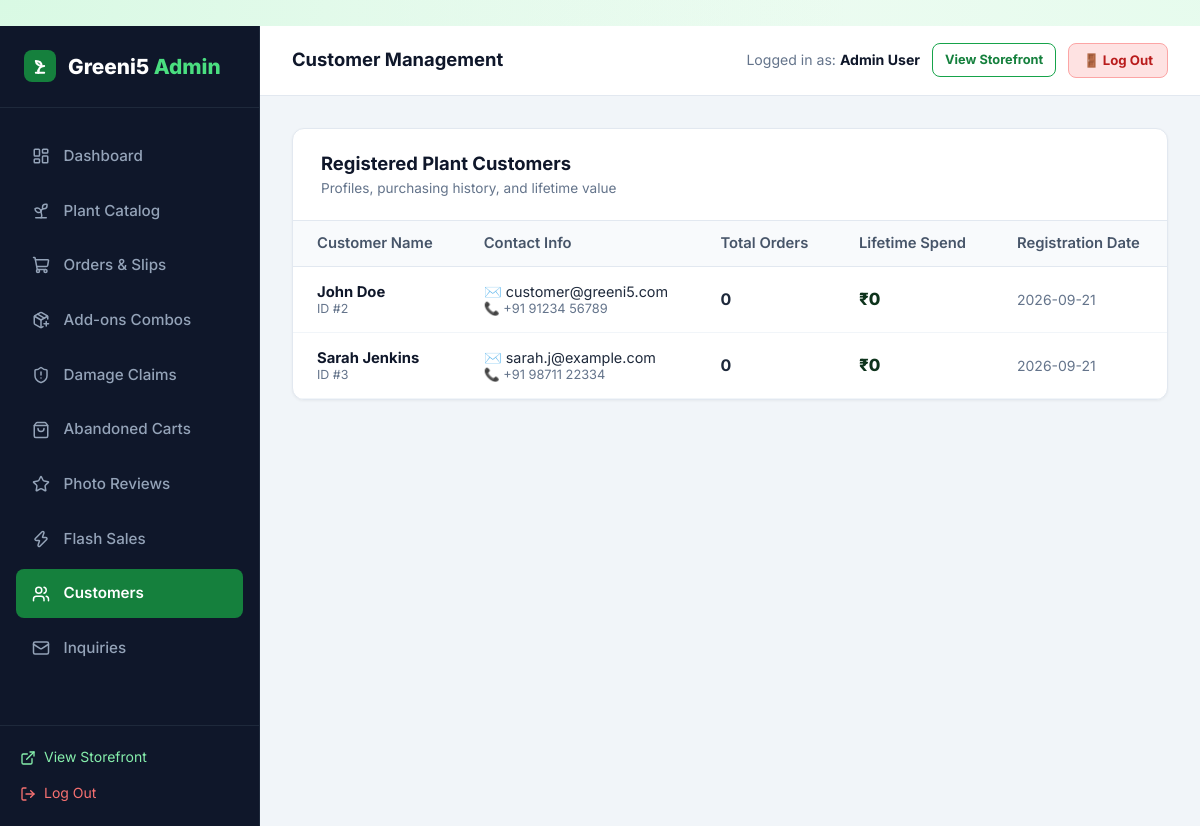
The app's page /admin/customers (signed in), older data.
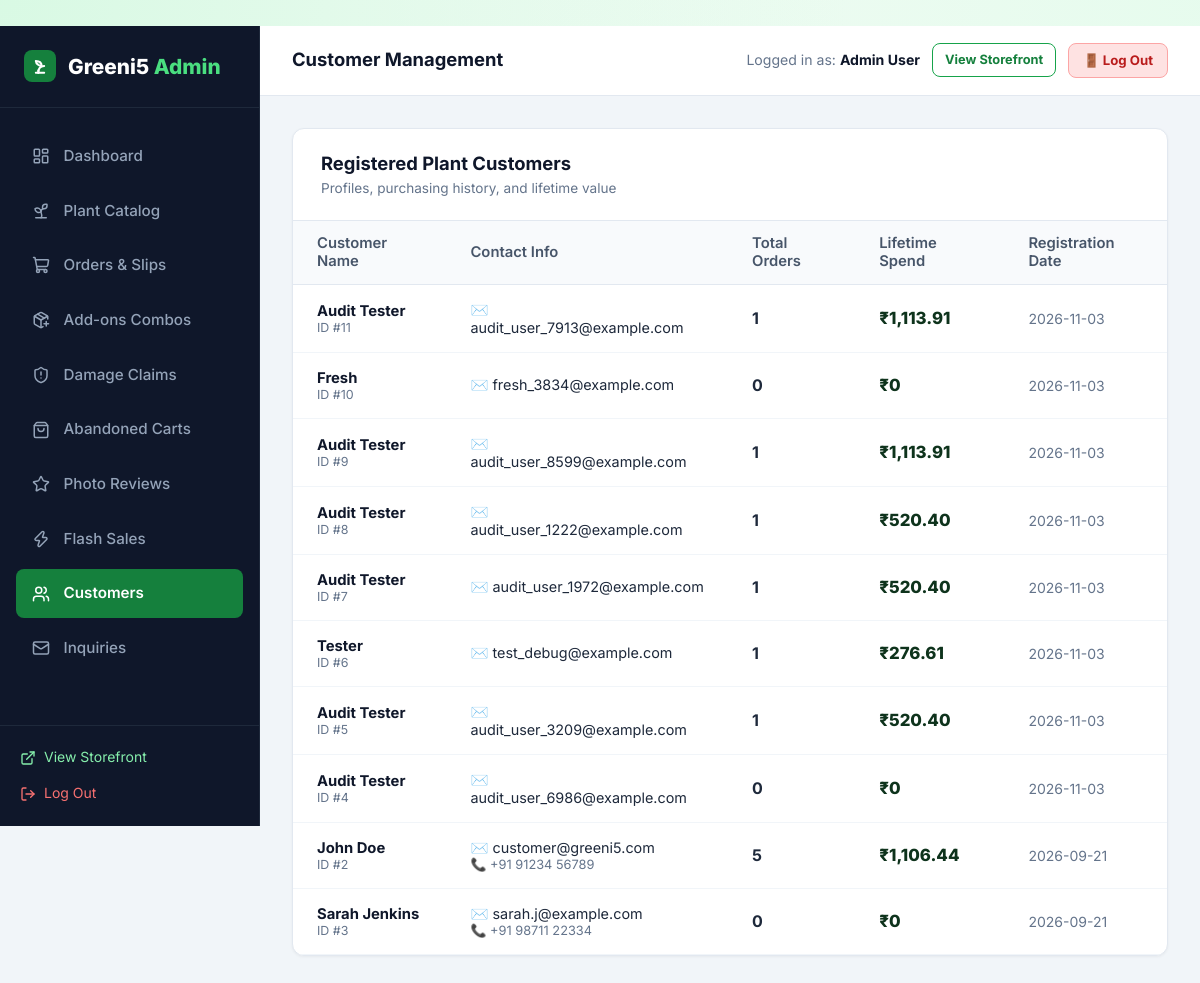
The same page, newer data.
### tables this page shows
CREATE TABLE users (
    id INTEGER PRIMARY KEY AUTOINCREMENT,
    name TEXT NOT NULL,
    email TEXT UNIQUE NOT NULL,
    password_hash TEXT NOT NULL,
    role TEXT NOT NULL DEFAULT 'customer',
    phone TEXT,
    created_at TIMESTAMP DEFAULT CURRENT_TIMESTAMP
);

### app.py (the view)
@app.route('/admin/customers')
@admin_required
def admin_customers():
    customers = query_db('''
        SELECT u.*,
               COUNT(o.id) as total_orders,
               COALESCE(SUM(o.total_amount), 0.0) as total_spent
        FROM users u
        LEFT JOIN orders o ON u.id = o.user_id AND o.order_status != "Rejected"
        WHERE u.role = "customer"
        GROUP BY u.id
        ORDER BY u.created_at DESC
    ''')
    return render_template('admin/customers.html', customers=customers)

### app.py (called while the page is built)
@app.after_request
def add_cache_control_headers(response):
    if response.content_type and 'text/html' in response.content_type:
        response.headers['Cache-Control'] = 'no-cache, no-store, must-revalidate, max-age=0'
        response.headers['Pragma'] = 'no-cache'
        response.headers['Expires'] = '0'
    return response

@app.template_filter('currency')
def currency_filter(amount):
    try:
        val = float(amount)
        return f"₹{val:,.2f}".rstrip('0').rstrip('.') if val % 1 == 0 else f"₹{val:,.2f}"
    except (ValueError, TypeError):
        return f"₹{amount}"

def admin_required(f):
    @wraps(f)
    def decorated_function(*args, **kwargs):
        if 'user_id' not in session:
            flash('Admin authentication required.', 'warning')
            return redirect(url_for('login', next=request.full_path.rstrip('?')))
        user = query_db('SELECT role FROM users WHERE id = ?', (session['user_id'],), one=True)
        if not user or user['role'] != 'admin':
            flash('Access denied. Administrator privileges required.', 'danger')
            return redirect(url_for('index'))
        return f(*args, **kwargs)
    return decorated_function

### templates/admin/customers.html (shortened to what this page needs)
﻿{% extends "admin/base_admin.html" %}
{% block page_title %}Customer Management{% endblock %}
{% block admin_content %}
<div class="admin-card">
  <div class="admin-card-header">
    <div>
      <h3>Registered Plant Customers</h3>
      <p style="font-size: 0.85rem; color: #64748b;">Profiles, purchasing history, and lifetime value</p>
    </div>
  </div>
  <div class="table-responsive">
    <table class="admin-table">
      <thead>
        <tr>
          <th>Customer Name</th>
          <th>Contact Info</th>
          <th>Total Orders</th>
          <th>Lifetime Spend</th>
          <th>Registration Date</th>
        </tr>
      </thead>
      <tbody>
        {% if customers %}
          {% for cust in customers %}
            <tr>
              <td>
                <div style="font-weight: 700; color: #0f172a;">{{ cust.name }}</div>
                <div style="font-size: 0.78rem; color: #64748b;">ID #{{ cust.id }}</div>
              </td>
              <td>
                <div style="font-size: 0.9rem;">✉️ {{ cust.email }}</div>
                {% if cust.phone %}
                  <div style="font-size: 0.8rem; color: #64748b;">📞 {{ cust.phone }}</div>
                {% endif %}
              </td>
              <td style="font-weight: 700; font-size: 1rem;">
                {{ cust.total_orders }}
              </td>
              <td style="font-weight: 800; font-size: 1.05rem; color: var(--primary-dark);">
                {{ cust.total_spent | currency }}
              </td>
              <td style="color: #64748b; font-size: 0.875rem;">
                {{ cust.created_at.split()[0] if cust.created_at else '2026' }}
              </td>
            </tr>
          {% endfor %}
        {% else %}
          <tr>
            <td colspan="5" style="text-align: center; padding: 3rem; color: #64748b;">
              No registered customers yet.
            </td>
          </tr>
        {% endif %}
      </tbody>
    </table>
  </div>
</div>
{% endblock %}

Row changes from the older to the newer data that the page shows:
added users: name "Audit Tester", id "11", email "audit_user_7913@example.com", total_orders "1", total_spent "₹1,113.91", created_at "2026-11-03"
added users: name "Fresh", id "10", email "fresh_3834@example.com", total_orders "0", total_spent "₹0", created_at "2026-11-03"
added users: name "Audit Tester", id "9", email "audit_user_8599@example.com", total_orders "1", total_spent "₹1,113.91", created_at "2026-11-03"
added users: name "Audit Tester", id "8", email "audit_user_1222@example.com", total_orders "1", total_spent "₹520.40", created_at "2026-11-03"
added users: name "Audit Tester", id "7", email "audit_user_1972@example.com", total_orders "1", total_spent "₹520.40", created_at "2026-11-03"
added users: name "Tester", id "6", email "test_debug@example.com", total_orders "1", total_spent "₹276.61", created_at "2026-11-03"
added users: name "Audit Tester", id "5", email "audit_user_3209@example.com", total_orders "1", total_spent "₹520.40", created_at "2026-11-03"
added users: name "Audit Tester", id "4", email "audit_user_6986@example.com", total_orders "0", total_spent "₹0", created_at "2026-11-03"
computed for users "John Doe": total_orders "0" → "5"; total_spent "₹0" → "₹1,106.44"
